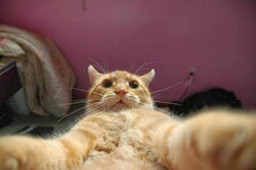
#> input picture interpolacao_bilinear/img/cat.png, 256 x 170 px, shrunk from 599 x 398 before the run
$ jupyter execute interpolacao_bilinear.ipynb
#> lines starting #> are read from the running program, lines starting #| are printed output that depends on the picture
[cell 1]
import cv2
import numpy as np
import matplotlib.pyplot as plt

[cell 2]
def escala(img, sx, sy):

    matriz_escala = np.array([[sx, 0, 0],
                              [0, sy, 0],
                              [0, 0, 1]])
    altura, largura = img.shape
    img_escalada = np.zeros((altura * sy, largura * sx))

    for y in range(altura):
        for x in range(largura):
            resultado = np.dot(matriz_escala, [x, y, 1])

            img_x = int(resultado[0])
            img_y = int(resultado[1])

            img_escalada[img_y, img_x] = img[y, x]

    return img_escalada

[cell 3]
def rotacao(img, angulo):

    altura, largura = img.shape
    angulo_rad = np.deg2rad(angulo)
    centro_x, centro_y = largura / 2, altura / 2

    img_rotacionada = np.zeros_like(img)

    cos = np.cos(angulo_rad)
    sin = np.sin(angulo_rad)

    matriz_rotacao = np.array([[cos, -sin, 0],
                               [sin, cos, 0],
                               [0, 0, 1]])

    matriz_translacao_origem = np.array([[1, 0, centro_y],
                                         [0, 1, centro_x],
                                         [0, 0, 1]])
    matriz_translacao = np.array([[1, 0, -centro_y],
                                  [0, 1, -centro_x],
                                  [0, 0, 1]])

    matriz_composta = np.dot( matriz_translacao_origem,np.dot( matriz_rotacao,matriz_translacao))

    for y in range(altura):
        for x in range(largura):

            resultado = np.dot(matriz_composta, [x, y, 1])

            img_x = int(resultado[0])
            img_y = int(resultado[1])
            if 0 <= img_x < largura and 0 <= img_y < altura:
                img_rotacionada[img_y, img_x] = img[y, x]

    return img_rotacionada

[cell 4]
def cisalhamento(img, shear_x=0, shear_y=0):
    altura, largura = img.shape
    img_cizalhada = np.zeros_like(img)

    matriz_cisalhamento = np.array([[1, shear_x, 0],
                                    [shear_y, 1, 0],
                                    [0, 0, 1]])

    for y in range(altura):
        for x in range(largura):
            resultado = np.dot(matriz_cisalhamento, [x, y, 1])
            img_x = int(resultado[0])
            img_y = int(resultado[1])

            if 0 <= img_x < largura and 0 <= img_y < altura:
                img_cizalhada[img_y, img_x] = img[y, x]

    return img_cizalhada

[cell 5]
def vizinho_proximo(img, img_original, matriz_transformacao):
    altura, largura = img.shape
    img_copia = img.copy()
    matriz_inversa = np.linalg.inv(matriz_transformacao)

    for y in range(altura):
        for x in range(largura):
            resultado = np.dot(matriz_inversa, [x, y, 1])

            img_x = int(resultado[0])
            img_y = int(resultado[1])

            if 0 <= img_x < largura and 0 <= img_y < altura:
                img_copia[y, x] = img_original[img_y, img_x]

    return img_copia

[cell 6]
def bilinear(img,  img_original, transformation_matrix):
	altura_nova, largura_nova = img.shape
	altura_antiga, largura_antiga = img_original.shape

	inv_matrix = np.linalg.inv(transformation_matrix)

	for i in range(altura_nova):
		for j in range(largura_nova):
			result = np.dot(inv_matrix, [j, i, 1])

			x = result[0]
			y = result[1]

			x0 = np.floor(x).astype(int)
			y0 = np.floor(y).astype(int)
			x1 = x0+1
			y1 = y0+1

			x0 = np.clip(x0, 0, largura_antiga-1)
			x1 = np.clip(x1, 0, largura_antiga-1)
			y0 = np.clip(y0, 0, altura_antiga-1)
			y1 = np.clip(y1, 0, altura_antiga-1)

			top_left = img_original[y0, x0]
			bottom_left = img_original[y1, x0]
			top_right = img_original[y0, x1]
			bottom_right = img_original[y1, x1]

			a1 = (x-x0) * (y-y0)
			a2 = (x1-x) * (y-y0)
			a3 = (x-x0) * (y1-y)
			a4 = (x1-x) * (y1-y)

			img[i,j] = a4*top_left + a2*bottom_left + a3*top_right + a1*bottom_right

	return img

[cell 7]
img_original = cv2.imread('img/cat.png', cv2.IMREAD_GRAYSCALE)
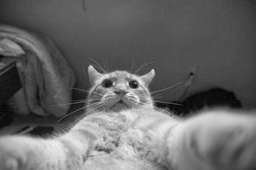
#> img_original: shape (170, 256); min 4, max 240, mean 103.4

sx = 2
sy = 2
img_escalada = escala(img_original, sx, sy)
#> after the loop in escala, `for y in range(altura):`:
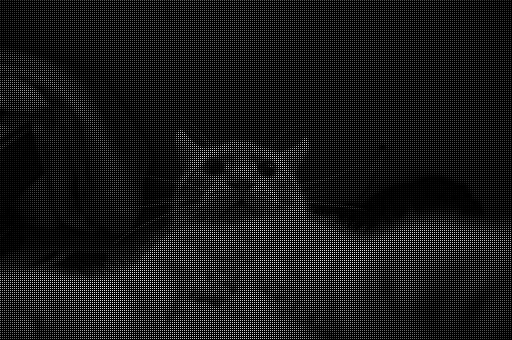
#> img_escalada: shape (340, 512) float64; min 0, max 240, mean 25.9

angulo = 50
img_rotacionada = rotacao(img_original, angulo)
#> after the loop in rotacao, `for y in range(altura):`:
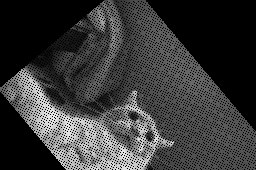
#> img_rotacionada: shape (170, 256); min 0, max 240, mean 56.9

shear_x = 0.8
shear_y = 0.6
img_cizalhada = cisalhamento(img_original, shear_x, shear_y)
#> after the loop in cisalhamento, `for y in range(altura):`:
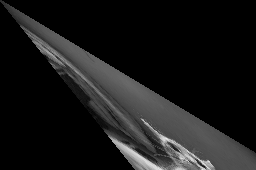
#> img_cizalhada: shape (170, 256); min 0, max 237, mean 24.4

[cell 8]
altura, largura = img_original.shape
#> altura = 170; largura = 256

angulo_rad = np.deg2rad(angulo)
centro_x, centro_y = largura / 2, altura / 2
#> centro_x = 128; centro_y = 85
cos = np.cos(angulo_rad)
sin = np.sin(angulo_rad)

matriz_translacao_origem = np.array([[1, 0, centro_y],
                                     [0, 1, centro_x],
                                     [0, 0, 1]])
#> matriz_translacao_origem = [[1, 0, 85], [0, 1, 128], [0, 0, 1]]
matriz_translacao = np.array([[1, 0, -centro_y],
                              [0, 1, -centro_x],
                              [0, 0, 1]])
#> matriz_translacao = [[1, 0, -85], [0, 1, -128], [0, 0, 1]]
matriz_rotacao = np.array([[cos, -sin, 0],
                           [sin, cos, 0],
                           [0, 0, 1]])

matriz_escala = np.array([[sx, 0, 0],
                          [0, sy, 0],
                          [0, 0, 1]])
matriz_composta_rotacao = np.dot( matriz_translacao_origem,np.dot( matriz_rotacao,matriz_translacao))
matriz_cisalhamento = np.array([[1, shear_x, 0],
                                [shear_y, 1, 0],
                                [0, 0, 1]])

[cell 9]
imgs = [img_escalada,
        img_rotacionada,
        img_cizalhada]

matrizes = [matriz_escala,
            matriz_composta_rotacao,
            matriz_cisalhamento]

fig, axs = plt.subplots(3, 4, figsize=(24, 12))

for i, ax in enumerate(axs):
    ax[0].imshow(img_original, cmap='gray')
    ax[0].axis('off')

    ax[1].imshow( imgs[i], cmap='gray')
    ax[1].axis('off')

    img_vizinho = vizinho_proximo(imgs[i], img_original, matrizes[i])
    ax[2].imshow(img_vizinho, cmap='gray')
    ax[2].axis('off')

    img_bilinear = bilinear(imgs[i], img_original, matrizes[i])
    ax[3].imshow(img_bilinear, cmap='gray')
    ax[3].axis('off')
#> this loop made 3 passes
#> inv_matrix in bilinear on passes 1 to 3: [[0.5, 0, 0], [0, 0.5, 0], [0, 0, 1]], [[0.643, 0.766, -67.69], [-0.766, 0.643, 110.8], [0, 0, 1]], [[1.92, -1.54, 0], [-1.15, 1.92, 0], [0, 0, 1]]
#> pass 2, `img_vizinho = vizinho_proximo(imgs[i], img_original, matrizes[i])`:
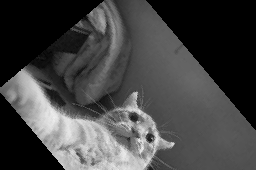
#> img_vizinho: shape (170, 256); min 0, max 240, mean 68.3
#> pass 2, `img_bilinear = bilinear(imgs[i], img_original, matrizes[i])`:
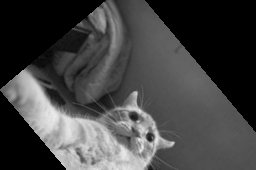
#> img_bilinear: shape (170, 256); min 0, max 237, mean 67.2

plt.show()
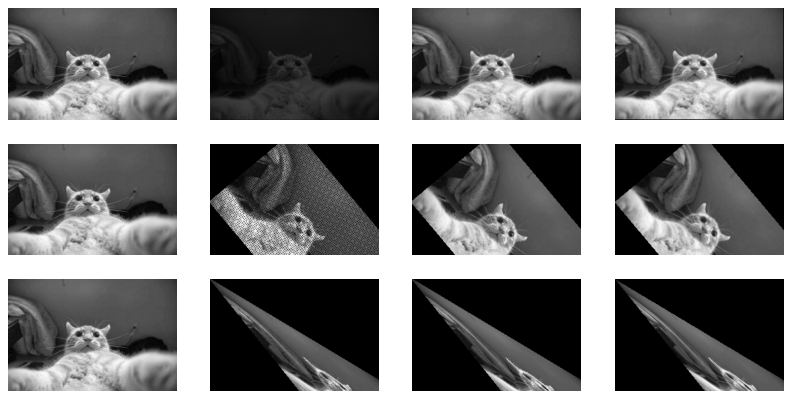
#> figure drawn by matplotlib, 12 panels

$ run again, with interpolacao_bilinear/img/gekko.jpg saved as interpolacao_bilinear/img/cat.png
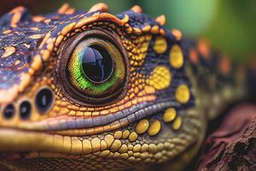
#> input picture interpolacao_bilinear/img/gekko.jpg, 256 x 171 px, shrunk from 300 x 200 before the run
#> after the loop in cisalhamento, `for y in range(altura):`:
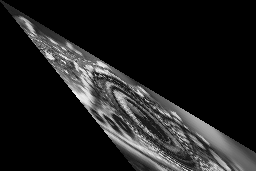
#> img_cizalhada: shape (171, 256); min 0, max 245, mean 30.1
#> the loop `for i, ax in enumerate(axs):` made 3 passes
#> inv_matrix in bilinear on passes 1 to 3: [[0.5, 0, 0], [0, 0.5, 0], [0, 0, 1]], [[0.643, 0.766, -67.51], [-0.766, 0.643, 111.2], [0, 0, 1]], [[1.92, -1.54, 0], [-1.15, 1.92, 0], [0, 0, 1]]
#> pass 2, `img_bilinear = bilinear(imgs[i], img_original, matrizes[i])`:
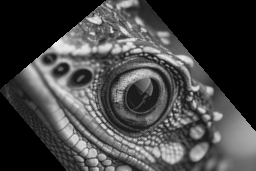
#> img_bilinear: shape (171, 256); min 0, max 238, mean 68.6
